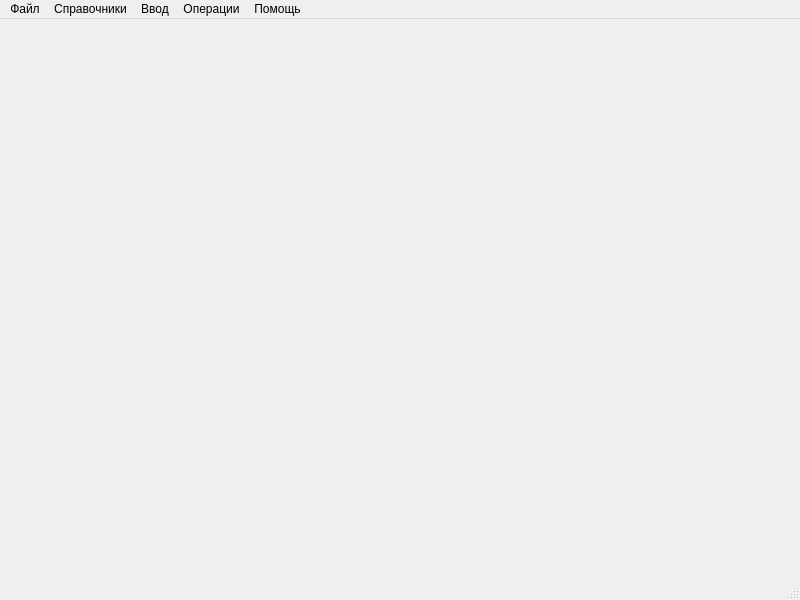
<?xml version="1.0" encoding="UTF-8"?>
<ui version="4.0">
 <class>MainWindow</class>
 <widget class="QMainWindow" name="MainWindow">
  <property name="geometry">
   <rect>
    <x>0</x>
    <y>0</y>
    <width>800</width>
    <height>600</height>
   </rect>
  </property>
  <property name="windowTitle">
   <string>MainWindow</string>
  </property>
  <widget class="QWidget" name="centralwidget"/>
  <widget class="QMenuBar" name="menubar">
   <property name="geometry">
    <rect>
     <x>0</x>
     <y>0</y>
     <width>800</width>
     <height>17</height>
    </rect>
   </property>
   <widget class="QMenu" name="menu_file">
    <property name="title">
     <string>Файл</string>
    </property>
    <addaction name="action_exit"/>
   </widget>
   <widget class="QMenu" name="menu_directory">
    <property name="title">
     <string>Справочники</string>
    </property>
    <addaction name="action_position"/>
    <addaction name="action_department"/>
    <addaction name="action_room"/>
    <addaction name="action_ward"/>
    <addaction name="action_staff_role"/>
   </widget>
   <widget class="QMenu" name="menu_main">
    <property name="title">
     <string>Ввод</string>
    </property>
    <addaction name="action_patient"/>
    <addaction name="action_staff"/>
    <addaction name="action_hospitalization"/>
    <addaction name="action_med_entry"/>
    <addaction name="action_medication_order"/>
    <addaction name="action_payment"/>
    <addaction name="action_patient_admission"/>
    <addaction name="action_admission_team"/>
   </widget>
   <widget class="QMenu" name="menu_help">
    <property name="title">
     <string>Помощь</string>
    </property>
    <addaction name="action_help"/>
    <addaction name="action_report_bug"/>
    <addaction name="action_view_feedback"/>
   </widget>
   <widget class="QMenu" name="menu">
    <property name="title">
     <string>Операции</string>
    </property>
    <addaction name="action_get_by_id"/>
    <addaction name="action_search"/>
    <addaction name="action_add_record"/>
    <addaction name="action_delete_record"/>
    <addaction name="action_refresh_data"/>
    <addaction name="action_create_backup"/>
    <addaction name="action_list_backups"/>
   </widget>
   <addaction name="menu_file"/>
   <addaction name="menu_directory"/>
   <addaction name="menu_main"/>
   <addaction name="menu"/>
   <addaction name="menu_help"/>
  </widget>
  <widget class="QStatusBar" name="statusbar"/>
  <action name="action">
   <property name="text">
    <string>Файл</string>
   </property>
  </action>
  <action name="action_help">
   <property name="text">
    <string>О программе</string>
   </property>
  </action>
  <action name="action_exit">
   <property name="text">
    <string>Выход</string>
   </property>
  </action>
  <action name="action_position">
   <property name="text">
    <string>Должности</string>
   </property>
  </action>
  <action name="action_department">
   <property name="text">
    <string>Отделения</string>
   </property>
  </action>
  <action name="action_room">
   <property name="text">
    <string>Помещения</string>
   </property>
  </action>
  <action name="action_ward">
   <property name="text">
    <string>Палаты</string>
   </property>
  </action>
  <action name="action_staff_role">
   <property name="text">
    <string>Должности перонала</string>
   </property>
  </action>
  <action name="action_patient">
   <property name="text">
    <string>Пациенты</string>
   </property>
  </action>
  <action name="action_staff">
   <property name="text">
    <string>Персонал</string>
   </property>
  </action>
  <action name="action_hospitalization">
   <property name="text">
    <string>Госпитализация</string>
   </property>
  </action>
  <action name="action_med_entry">
   <property name="text">
    <string>Запись в истории болезни</string>
   </property>
  </action>
  <action name="action_medication_order">
   <property name="text">
    <string>Лист назначения</string>
   </property>
  </action>
  <action name="action_payment">
   <property name="text">
    <string>Оплата</string>
   </property>
  </action>
  <action name="action_patient_admission">
   <property name="text">
    <string>Прием пациентов</string>
   </property>
  </action>
  <action name="action_admission_team">
   <property name="text">
    <string>Дежурная бригада</string>
   </property>
  </action>
  <action name="action_get_by_id">
   <property name="text">
    <string>Поиск по id</string>
   </property>
  </action>
  <action name="action_search">
   <property name="text">
    <string>Поиск</string>
   </property>
  </action>
  <action name="action_add_record">
   <property name="text">
    <string>Добавить</string>
   </property>
  </action>
  <action name="action_delete_record">
   <property name="text">
    <string>Удалить</string>
   </property>
  </action>
  <action name="action_refresh_data">
   <property name="text">
    <string>Обновить</string>
   </property>
  </action>
  <action name="action_create_backup">
   <property name="text">
    <string>Резервная копия</string>
   </property>
  </action>
  <action name="action_list_backups">
   <property name="text">
    <string>Список резевных копий</string>
   </property>
  </action>
  <action name="action_report_bug">
   <property name="text">
    <string>Сообщить об ошибке</string>
   </property>
  </action>
  <action name="action_view_feedback">
   <property name="text">
    <string>Входящие сообщения</string>
   </property>
  </action>
 </widget>
 <resources/>
 <connections/>
</ui>
